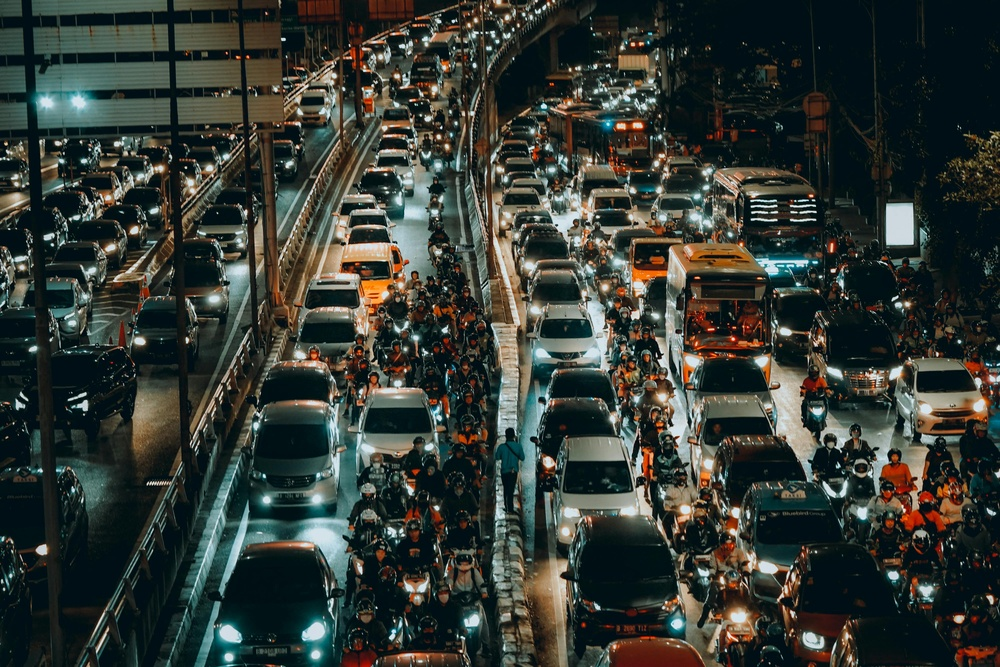
#> input picture vehicle_night.jpg, 1000 x 667 px, shrunk from 4000 x 2667 before the run
$ jupyter execute lab_10.ipynb   (older library calls are emulated)
#> lines starting #> are read from the running program, lines starting #| are printed output that depends on the picture
# Smart-City Surveillance: Edge Detection for Night-Time Vehicle Image

**Scenario:**
A roadside camera captured a blurred, low-contrast image of a vehicle at night. The image suffers from uneven illumination and motion blur, making vehicle boundaries hard to detect. Your task is to preprocess the image and extract clear edge information for downstream modules (vehicle detection, number-plate extraction, motion analysis).

**Tasks:**
1. Apply first-order (Sobel, Prewitt, Roberts) edge detection and compare results.
2. Apply second-order (Laplacian, LoG) edge detection and analyze outputs.
3. Use Canny edge detector with optimal parameters and compare with other methods.
4. Provide interpretations and a final comparison table.

[cell 1]
import cv2
import numpy as np
import matplotlib.pyplot as plt
from scipy import ndimage

# Load the image (assume vehicle_night.png is in the working directory)
img = cv2.imread('vehicle_night.jpg', cv2.IMREAD_COLOR)
#> img is the input picture: shape (667, 1000, 3); mean B, G, R 52.5, 58, 51.8
if img is None:
    raise FileNotFoundError('vehicle_night.jpg not found.')

# Convert to grayscale
gray = cv2.cvtColor(img, cv2.COLOR_BGR2GRAY)

# Enhance contrast using CLAHE
clahe = cv2.createCLAHE(clipLimit=2.0, tileGridSize=(8,8))
enhanced = clahe.apply(gray)

# Display original and enhanced images
plt.figure(figsize=(12,5))
plt.subplot(1,2,1)
plt.imshow(gray, cmap='gray')
plt.title('Original Grayscale')
plt.axis('off')
plt.subplot(1,2,2)
plt.imshow(enhanced, cmap='gray')
plt.title('Contrast Enhanced (CLAHE)')
plt.axis('off')
plt.show()

## (i) First Order Derivative Methods: Sobel, Prewitt, Roberts

We apply three gradient-based edge detectors to the enhanced image. These methods highlight regions of rapid intensity change, useful for detecting boundaries in moderately blurred images.

[cell 2]
# Sobel Edge Detection
sobelx = cv2.Sobel(enhanced, cv2.CV_64F, 1, 0, ksize=3)
sobely = cv2.Sobel(enhanced, cv2.CV_64F, 0, 1, ksize=3)
sobel = cv2.magnitude(sobelx, sobely)
sobel = np.uint8(np.clip(sobel, 0, 255))

# Prewitt Edge Detection
prewitt_kernelx = np.array([[1,0,-1],[1,0,-1],[1,0,-1]])
prewitt_kernely = np.array([[1,1,1],[0,0,0],[-1,-1,-1]])
prewittx = ndimage.convolve(enhanced, prewitt_kernelx)
prewitty = ndimage.convolve(enhanced, prewitt_kernely)
prewitt = np.hypot(prewittx, prewitty)
prewitt = np.uint8(np.clip(prewitt, 0, 255))
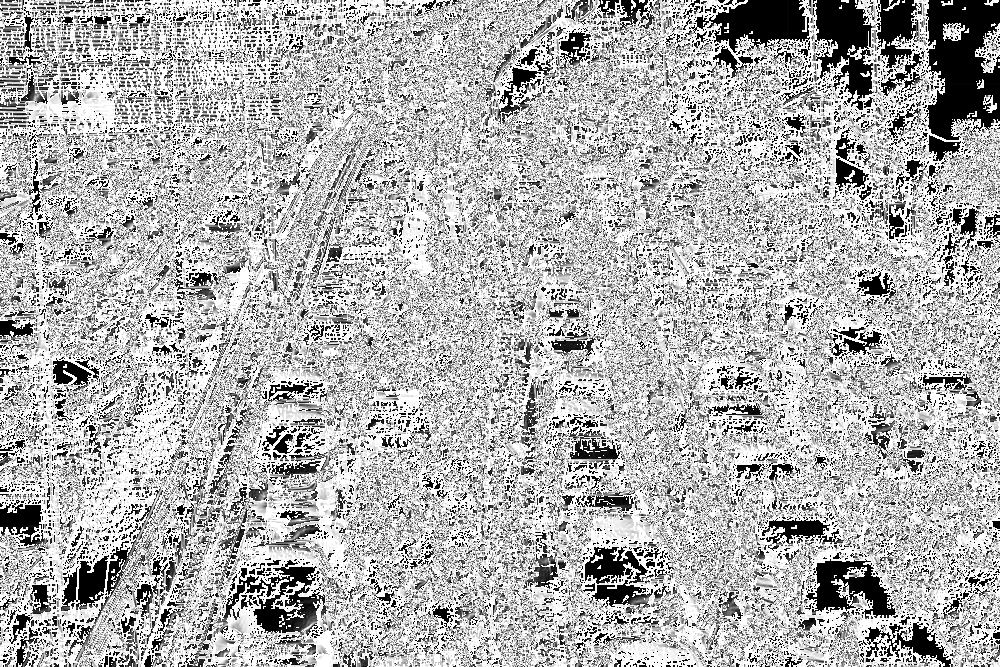
#> prewitt: shape (667, 1000); min 0, max 255, mean 176.2

# Roberts Edge Detection
roberts_kernelx = np.array([[1, 0], [0, -1]])
roberts_kernely = np.array([[0, 1], [-1, 0]])
robertsx = ndimage.convolve(enhanced, roberts_kernelx)
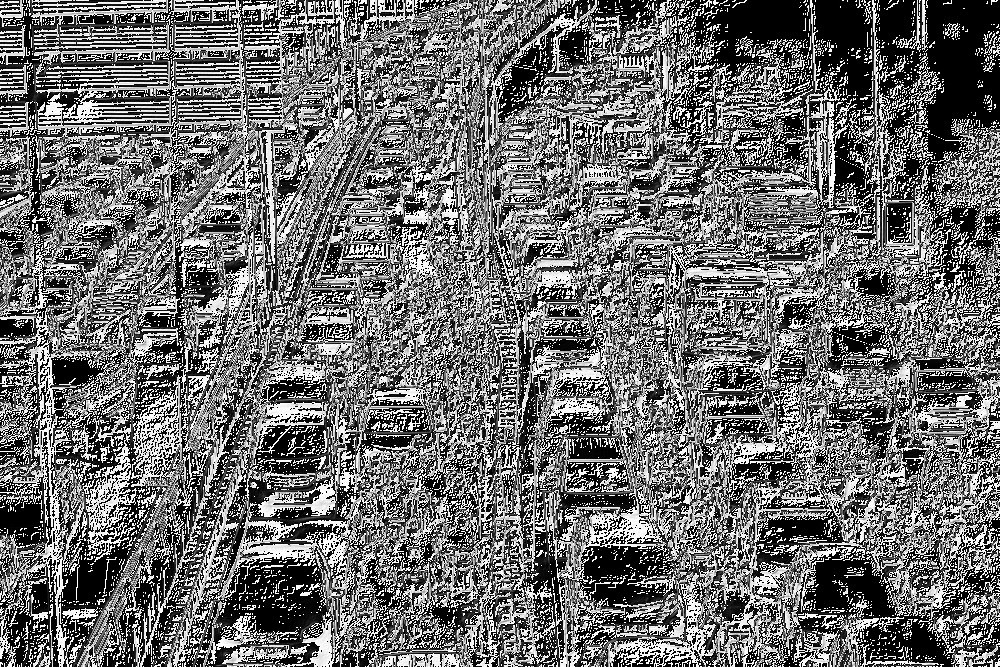
#> robertsx: shape (667, 1000); min 0, max 255, mean 109.7
robertsy = ndimage.convolve(enhanced, roberts_kernely)
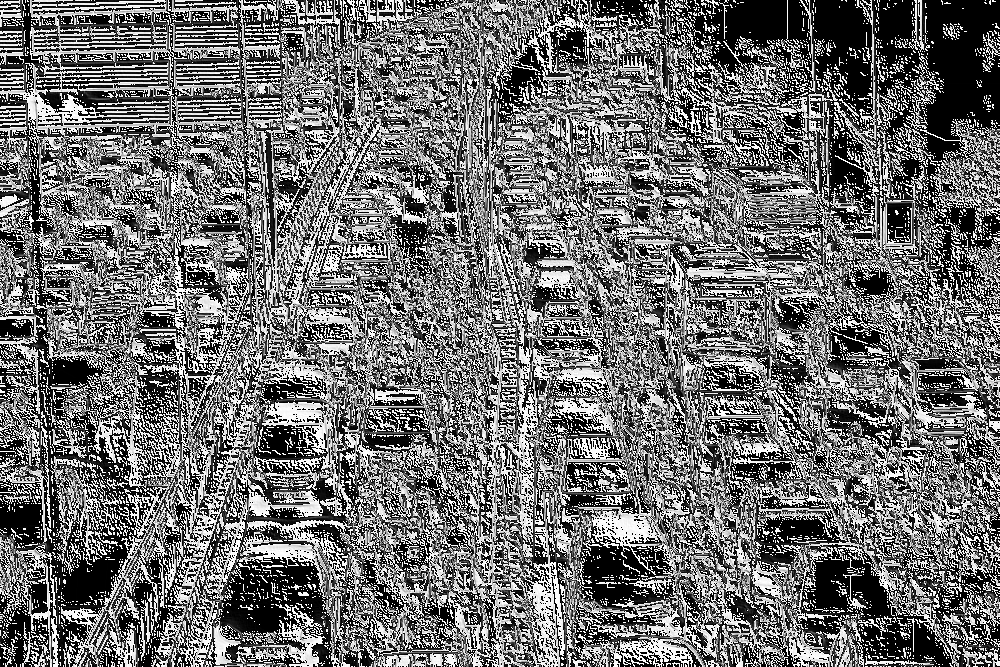
#> robertsy: shape (667, 1000); min 0, max 255, mean 111.4
roberts = np.hypot(robertsx, robertsy)
roberts = np.uint8(np.clip(roberts, 0, 255))
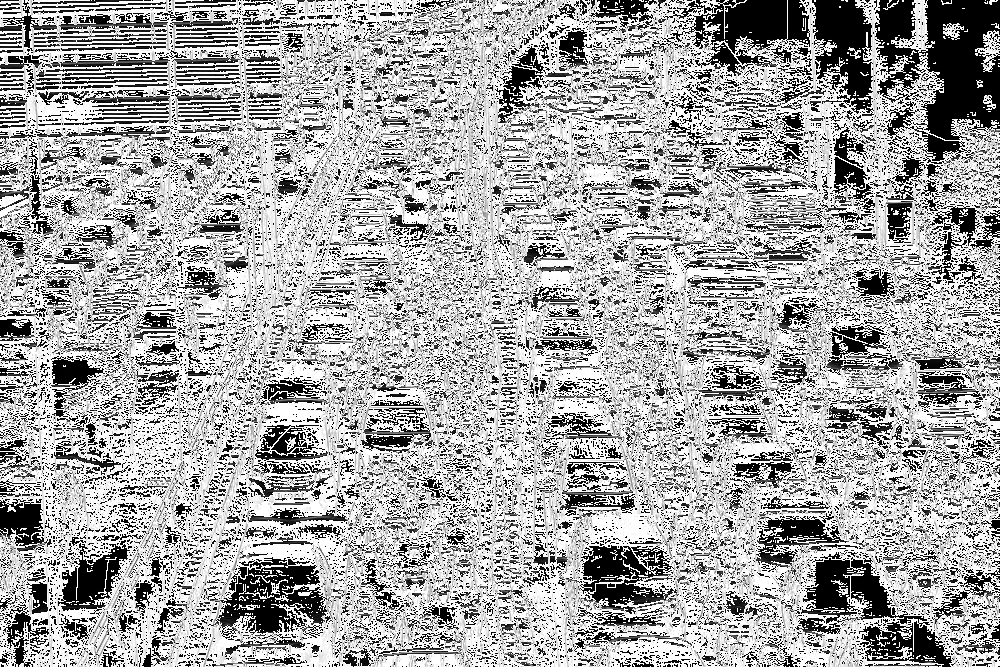
#> roberts: shape (667, 1000); min 0, max 255, mean 166.9

# Display edge maps
plt.figure(figsize=(15,5))
plt.subplot(1,3,1)
plt.imshow(sobel, cmap='gray')
plt.title('Sobel Edge Map')
plt.axis('off')
plt.subplot(1,3,2)
plt.imshow(prewitt, cmap='gray')
plt.title('Prewitt Edge Map')
plt.axis('off')
plt.subplot(1,3,3)
plt.imshow(roberts, cmap='gray')
plt.title('Roberts Edge Map')
plt.axis('off')
plt.show()

**Interpretation:**
- Sobel detects strong vertical and horizontal edges, performing well on well-lit and less blurred regions, but may miss fine details in shadowed or highly blurred areas.
- Prewitt is similar to Sobel but slightly more sensitive to noise, with less sharpness in edge localization.
- Roberts is more sensitive to noise and highlights finer details, but produces less continuous edges, especially in blurred or low-contrast regions.
- All first-order methods struggle in shadowed and highly blurred areas, with edge continuity affected by motion blur and uneven illumination.

## (ii) Second Order Derivative Methods: Laplacian, LoG

Second-order methods detect rapid intensity changes and are more sensitive to fine details and noise. We apply Laplacian and Laplacian of Gaussian (LoG) to the enhanced image.

[cell 3]
# Laplacian Edge Detection
laplacian = cv2.Laplacian(enhanced, cv2.CV_64F, ksize=3)
laplacian = np.uint8(np.clip(np.abs(laplacian), 0, 255))
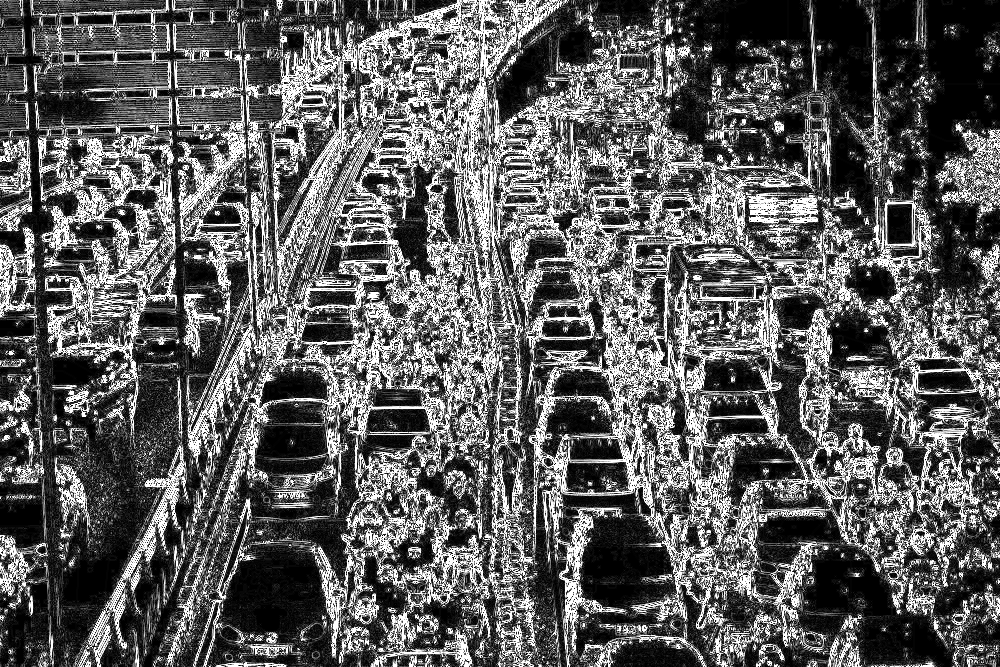
#> laplacian: shape (667, 1000); min 0, max 255, mean 93.1

# Laplacian of Gaussian (LoG)
log_blur = cv2.GaussianBlur(enhanced, (5,5), 1.0)
log = cv2.Laplacian(log_blur, cv2.CV_64F, ksize=3)
log = np.uint8(np.clip(np.abs(log), 0, 255))
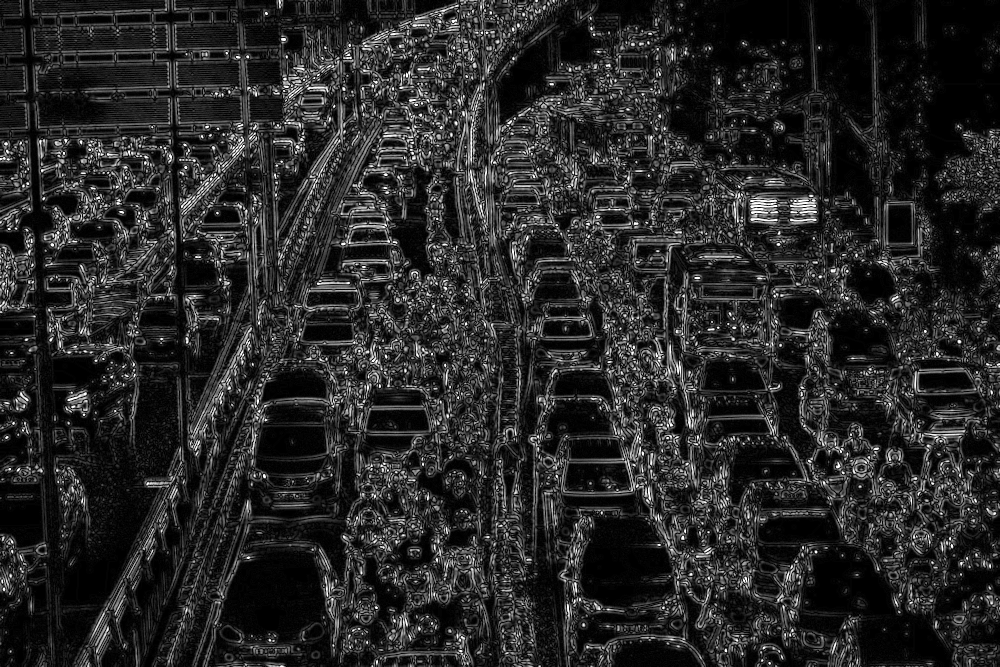
#> log: shape (667, 1000); min 0, max 255, mean 40

# Display edge maps
plt.figure(figsize=(10,5))
plt.subplot(1,2,1)
plt.imshow(laplacian, cmap='gray')
plt.title('Laplacian Edge Map')
plt.axis('off')
plt.subplot(1,2,2)
plt.imshow(log, cmap='gray')
plt.title('LoG Edge Map')
plt.axis('off')
plt.show()

**Interpretation:**
- Laplacian and LoG highlight rapid intensity changes, making fine details and weak edges more visible, especially in low-light regions.
- Both methods can produce double edges and amplify noise, especially in shadowed or blurred areas.
- LoG reduces some noise via Gaussian smoothing, resulting in cleaner edges than plain Laplacian.
- Second-order derivatives are effective for enhancing fine details but may require post-processing to suppress noise and double edges.

## (iii) Optimum Edge Detection: Canny Detector

Canny edge detection combines Gaussian smoothing, gradient calculation, non-maximum suppression, and hysteresis thresholding to produce optimal edge maps. We select parameters to balance noise reduction and edge preservation.

[cell 4]
# Canny Edge Detection
sigma = -1  # Gaussian smoothing parameter
low_thresh = 40
high_thresh = 100

canny = cv2.Canny(enhanced, low_thresh, high_thresh, apertureSize=3, L2gradient=True)
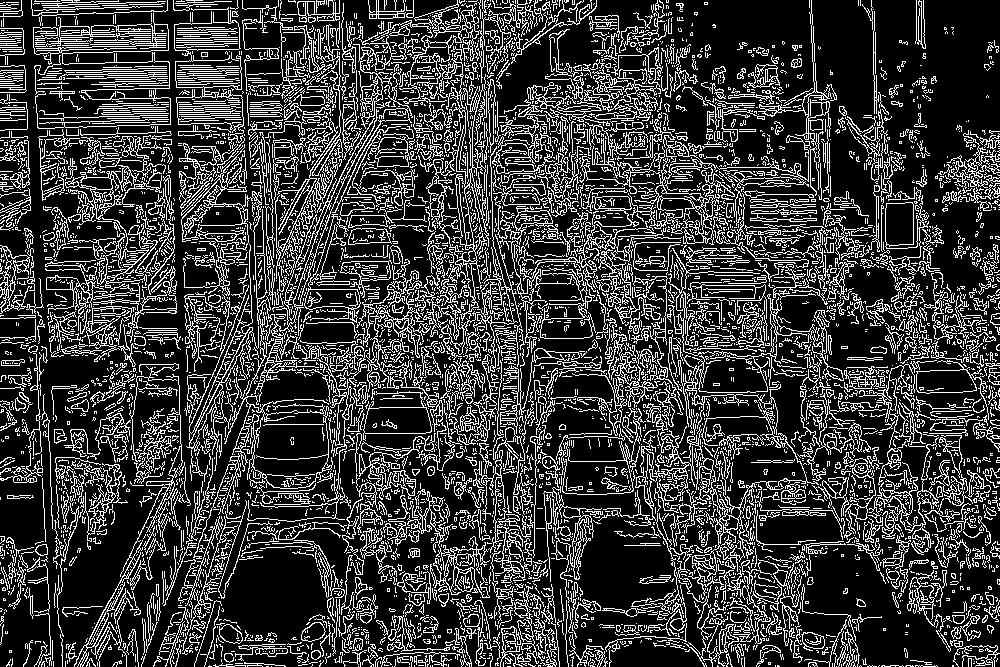
#> canny: shape (667, 1000); 22.9% white in thin lines or dots

plt.figure(figsize=(6,5))
plt.imshow(canny, cmap='gray')
plt.title(f'Canny Edge Map (σ={sigma}, thresholds={low_thresh}/{high_thresh})')
plt.axis('off')
plt.show()

$ run again, with log_transformed.jpg copied over vehicle_night.jpg
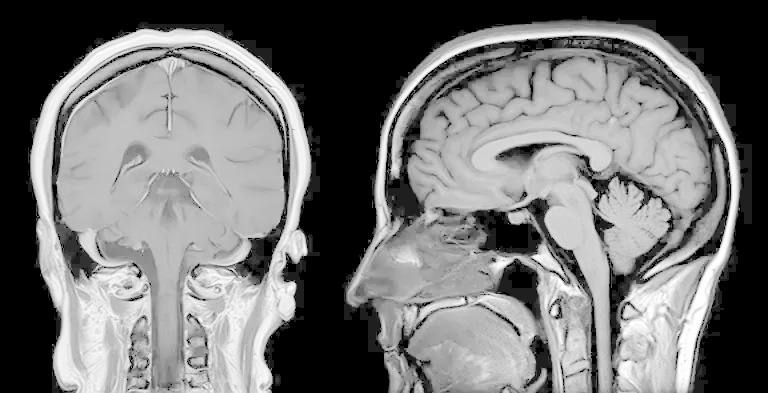
#> input picture log_transformed.jpg, 768 x 393 px
#> img is the input picture: shape (393, 768, 3); min 0, max 255, mean 115.8
#> `roberts = np.uint8(np.clip(roberts, 0, 255))`:
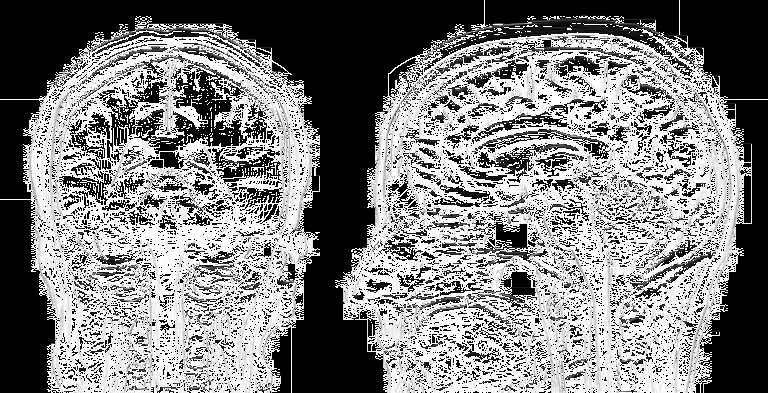
#> roberts: shape (393, 768); min 0, max 255, mean 129.1
#> `canny = cv2.Canny(enhanced, low_thresh, high_thresh, apertureSize=3, L..`:
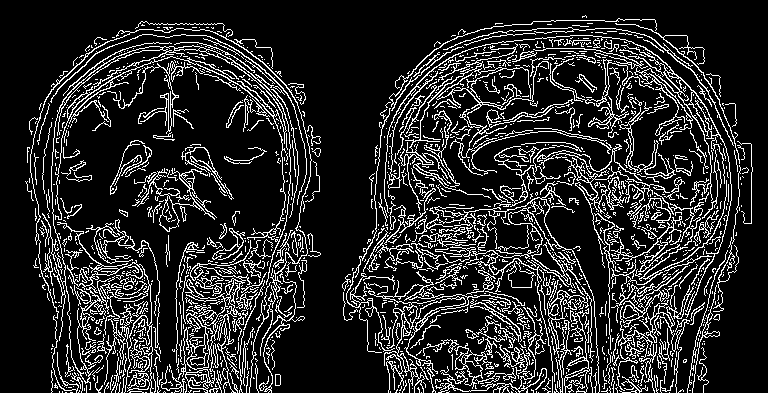
#> canny: shape (393, 768); 16.1% white in thin lines or dots
